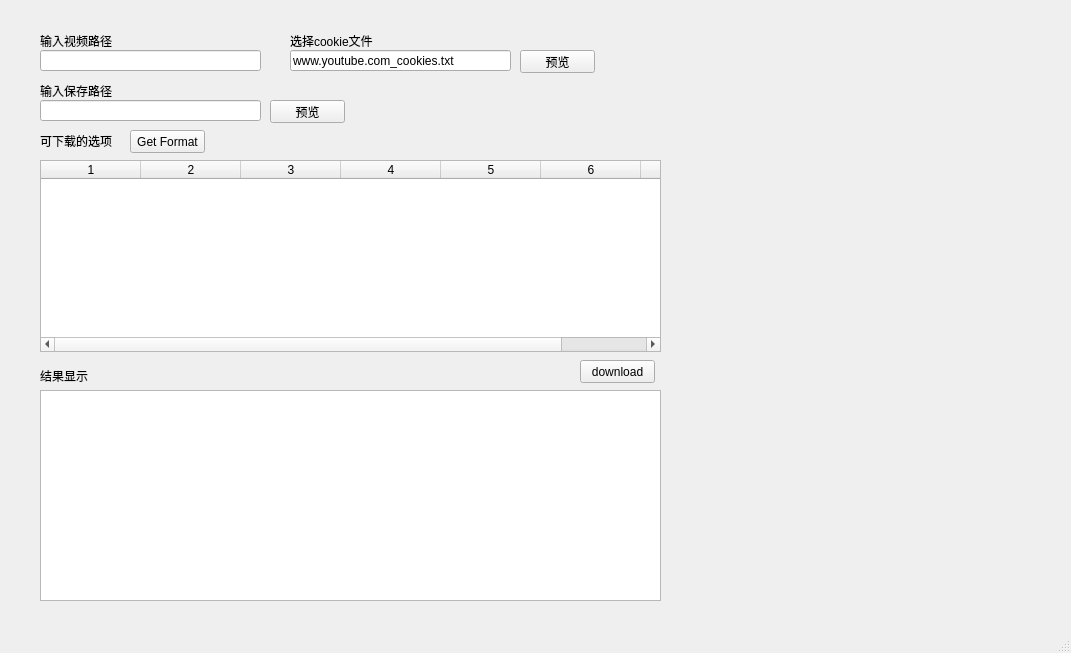
<?xml version="1.0" encoding="UTF-8"?>
<ui version="4.0">
 <class>MainWindow</class>
 <widget class="QMainWindow" name="MainWindow">
  <property name="geometry">
   <rect>
    <x>0</x>
    <y>0</y>
    <width>1071</width>
    <height>653</height>
   </rect>
  </property>
  <property name="windowTitle">
   <string>MainWindow</string>
  </property>
  <widget class="QWidget" name="centralwidget">
   <widget class="QPushButton" name="GetFormat">
    <property name="geometry">
     <rect>
      <x>130</x>
      <y>130</y>
      <width>75</width>
      <height>23</height>
     </rect>
    </property>
    <property name="text">
     <string>Get Format</string>
    </property>
   </widget>
   <widget class="QLineEdit" name="Input_url">
    <property name="geometry">
     <rect>
      <x>40</x>
      <y>50</y>
      <width>221</width>
      <height>21</height>
     </rect>
    </property>
   </widget>
   <widget class="QLabel" name="label_url">
    <property name="geometry">
     <rect>
      <x>40</x>
      <y>30</y>
      <width>91</width>
      <height>21</height>
     </rect>
    </property>
    <property name="text">
     <string>输入视频路径</string>
    </property>
   </widget>
   <widget class="QLineEdit" name="Input_cookie">
    <property name="geometry">
     <rect>
      <x>290</x>
      <y>50</y>
      <width>221</width>
      <height>21</height>
     </rect>
    </property>
    <property name="text">
     <string>www.youtube.com_cookies.txt</string>
    </property>
   </widget>
   <widget class="QLabel" name="label_cookie">
    <property name="geometry">
     <rect>
      <x>290</x>
      <y>30</y>
      <width>91</width>
      <height>21</height>
     </rect>
    </property>
    <property name="text">
     <string>选择cookie文件</string>
    </property>
   </widget>
   <widget class="QPushButton" name="c_find_button">
    <property name="geometry">
     <rect>
      <x>520</x>
      <y>50</y>
      <width>75</width>
      <height>23</height>
     </rect>
    </property>
    <property name="text">
     <string>预览</string>
    </property>
   </widget>
   <widget class="QTableWidget" name="Format_list">
    <property name="geometry">
     <rect>
      <x>40</x>
      <y>160</y>
      <width>621</width>
      <height>192</height>
     </rect>
    </property>
    <property name="columnCount">
     <number>7</number>
    </property>
    <attribute name="horizontalHeaderVisible">
     <bool>true</bool>
    </attribute>
    <column/>
    <column/>
    <column/>
    <column/>
    <column/>
    <column/>
    <column/>
   </widget>
   <widget class="QLabel" name="label_download">
    <property name="geometry">
     <rect>
      <x>40</x>
      <y>130</y>
      <width>91</width>
      <height>21</height>
     </rect>
    </property>
    <property name="text">
     <string>可下载的选项</string>
    </property>
   </widget>
   <widget class="QLineEdit" name="Input_download">
    <property name="geometry">
     <rect>
      <x>40</x>
      <y>100</y>
      <width>221</width>
      <height>21</height>
     </rect>
    </property>
   </widget>
   <widget class="QLabel" name="label_save">
    <property name="geometry">
     <rect>
      <x>40</x>
      <y>80</y>
      <width>91</width>
      <height>21</height>
     </rect>
    </property>
    <property name="text">
     <string>输入保存路径</string>
    </property>
   </widget>
   <widget class="QPushButton" name="d_find_button">
    <property name="geometry">
     <rect>
      <x>270</x>
      <y>100</y>
      <width>75</width>
      <height>23</height>
     </rect>
    </property>
    <property name="text">
     <string>预览</string>
    </property>
   </widget>
   <widget class="QTextBrowser" name="textBrowser">
    <property name="geometry">
     <rect>
      <x>40</x>
      <y>390</y>
      <width>621</width>
      <height>211</height>
     </rect>
    </property>
   </widget>
   <widget class="QLabel" name="label_show">
    <property name="geometry">
     <rect>
      <x>40</x>
      <y>360</y>
      <width>91</width>
      <height>31</height>
     </rect>
    </property>
    <property name="text">
     <string>结果显示</string>
    </property>
   </widget>
   <widget class="QPushButton" name="download_button">
    <property name="geometry">
     <rect>
      <x>580</x>
      <y>360</y>
      <width>75</width>
      <height>23</height>
     </rect>
    </property>
    <property name="text">
     <string>download</string>
    </property>
   </widget>
  </widget>
  <widget class="QMenuBar" name="menubar">
   <property name="geometry">
    <rect>
     <x>0</x>
     <y>0</y>
     <width>1071</width>
     <height>23</height>
    </rect>
   </property>
  </widget>
  <widget class="QStatusBar" name="statusbar"/>
 </widget>
 <resources/>
 <connections/>
</ui>
